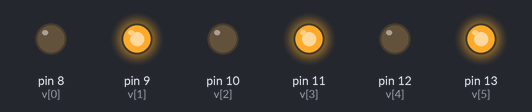
This sketch was run on a simulated Arduino Uno, built with avr-gcc and run on an emulated ATmega328P. On the bench: output pins drawn as LEDs (lit = HIGH). Random numbers use the default seed unless the sketch sets one.

Above: at 0.6 s.
At 5.6 s:
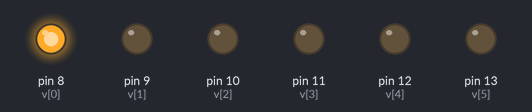
At 10.4 s:
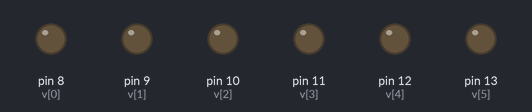
At 19.5 s:
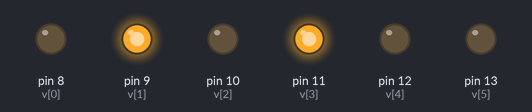
At 28.6 s:
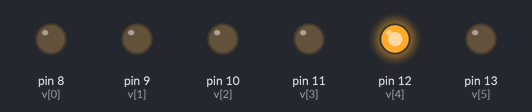
At 38.4 s:
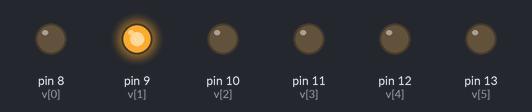
Timing chart, 0 to 40.0 s (numbered marks = the images above):
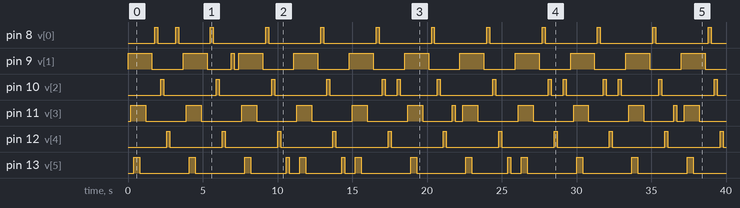

The sketch:

Deber1YepezJohanna.ino
```cpp
/*
 *  Nombre: Johanna Yépez
 *  Deber: 1
 *  1.- Realizar un juego de luces que se prendan secuencialmente los leds impares (1,3,5).
 *  2.- Realizar un programa que se enciendan uno por uno los leds pares (0,2,4).
 *  3.- Realizar un juego que se enciendan y apaguen los leds de forma aleatoria.
 */
int v[6]={8,9,10,11,12,13}; //declaramos un vector
int i=0; //declaramos una variable igual a 0
long r; //declaramos la variable r como long
void setup() {
  for(;i<6;i++){ //recorremos el vector
    pinMode(v[i],OUTPUT); //asignamos como puerto de salida
  }
  i=0; //reinicio de variable
  randomSeed(42); //generador de números aleatorios
}

void loop() {
  i=0;
  for(;i<6;i++){ //iniciamos ciclo encendido de impares
    digitalWrite(v[i+1],HIGH); //Encedemos el led en la posición i+1
    delay(200); //espera
    i=i+1; //forzamos a la variable a aumentar en 1 para tomar valores impares
  }
  i=5;
  for(;i>=0;i--){ //iniciamos ciclo apagado de impares
    digitalWrite(v[i+1],LOW); //apagamos el led i+1 en forma descendente
    delay(200); //espera
  }
  i=0; //retornamos a valor inicial de la variable
  for(;i<6;i++){ //iniciamos ciclo de encendido y apagado pares
    digitalWrite(v[i],HIGH); //encendido posición i
    delay(200); //espera
    digitalWrite(v[i],LOW); //apagado posición i
    delay(200); //espera
    i=i+1; //aumentamos en 1 unidad para tomar solo pares
  }
  r=random(8,14); //damos valor aleatorio a la variable r(long)
  delay(200); //espera
  digitalWrite(r,HIGH); //encendemos led al azar
  delay(200); //espera
  digitalWrite(r,LOW); //apagamos led al azar
  delay(300); //espera
}
```

Measured:
- by itself, pin 8 (v[0]): goes HIGH 0.20 s, LOW 1.2 s, HIGH 0.20 s, LOW 2.1 s, 9 × (HIGH 0.20 s, LOW 3.5 s), HIGH 0.20 s, then LOW
- by itself, pin 9 (v[1]): LOW → HIGH at 0.00 s, → LOW 1.6 s later, → HIGH 2.1 s later, → LOW 1.6 s later, … (24 changes in this stretch)
- by itself, pin 10 (v[2]): LOW → HIGH at 2.2 s, → LOW 0.20 s later, → HIGH 3.5 s later, → LOW 0.20 s later, … (28 changes in this stretch)
- by itself, pin 11 (v[3]): LOW → HIGH at 0.20 s, → LOW 1.0 s later, → HIGH 2.7 s later, → LOW 1.0 s later, … (26 changes in this stretch)
- by itself, pin 12 (v[4]): alternates HIGH for 0.20 s and LOW for 3.5 s
- by itself, pin 13 (v[5]): LOW → HIGH at 0.40 s, → LOW 0.40 s later, → HIGH 3.3 s later, → LOW 0.40 s later, … (28 changes in this stretch)
